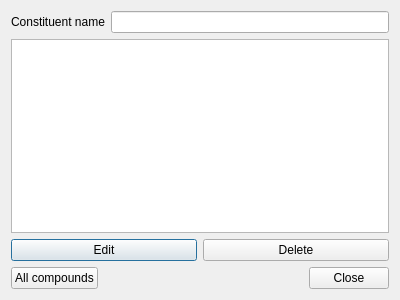
<?xml version="1.0" encoding="UTF-8"?>
<ui version="4.0">
 <class>DatabaseEditorDialog</class>
 <widget class="QDialog" name="DatabaseEditorDialog">
  <property name="geometry">
   <rect>
    <x>0</x>
    <y>0</y>
    <width>400</width>
    <height>300</height>
   </rect>
  </property>
  <property name="windowTitle">
   <string>Database editor</string>
  </property>
  <layout class="QVBoxLayout" name="verticalLayout">
   <item>
    <layout class="QHBoxLayout" name="horizontalLayout">
     <item>
      <widget class="QLabel" name="ql_constituentName">
       <property name="text">
        <string>Constituent name</string>
       </property>
      </widget>
     </item>
     <item>
      <widget class="QLineEdit" name="qle_constituentName"/>
     </item>
    </layout>
   </item>
   <item>
    <widget class="DatabaseTableView" name="qtbv_constituents"/>
   </item>
   <item>
    <layout class="QHBoxLayout" name="horizontalLayout_3">
     <item>
      <widget class="QPushButton" name="qpb_edit">
       <property name="text">
        <string>Edit</string>
       </property>
      </widget>
     </item>
     <item>
      <widget class="QPushButton" name="qpb_delete">
       <property name="text">
        <string>Delete</string>
       </property>
      </widget>
     </item>
    </layout>
   </item>
   <item>
    <layout class="QHBoxLayout" name="horizontalLayout_2">
     <item>
      <widget class="QPushButton" name="qpb_allCompounds">
       <property name="text">
        <string>All compounds</string>
       </property>
      </widget>
     </item>
     <item>
      <widget class="QDialogButtonBox" name="buttonBox">
       <property name="standardButtons">
        <set>QDialogButtonBox::Close</set>
       </property>
      </widget>
     </item>
    </layout>
   </item>
  </layout>
 </widget>
 <customwidgets>
  <customwidget>
   <class>DatabaseTableView</class>
   <extends>QTableView</extends>
   <header>src/ui/databasetableview.h</header>
  </customwidget>
 </customwidgets>
 <resources/>
 <connections/>
</ui>
